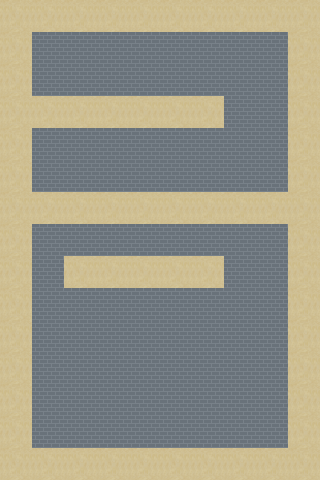

A level layout from a 2D game, rendered from its tile map. Below: a short description, then the map file with tile-grid data replaced by summaries:
An orthogonal 10x15 tile map with 32x32 px tiles, 2 tile layers (Tile Layer 1, Tile Layer 2) and 11 objects (7x wall, 2x player, 2x hole).

<map version="1.0" orientation="orthogonal" width="10" height="15" tilewidth="32" tileheight="32">
 <tileset firstgid="1" name="Afrika" tilewidth="32" tileheight="32">
  <image source="Afrika.png" width="576" height="576" />
 </tileset>
 <layer name="Tile Layer 1" width="10" height="15">
  <data>[150 cells, 150 non-empty, 1 distinct tile ids]</data>
 </layer>
 <layer name="Tile Layer 2" width="10" height="15">
  <data>[150 cells, 65 non-empty, 1 distinct tile ids]</data>
 </layer>
 <objectgroup name="Walls" width="10" height="15">
  <object type="wall" x="15" y="17" width="4" height="452" />
  <object type="wall" x="55" y="13" width="229" height="5" />
  <object type="wall" x="300" y="19" width="11" height="454" />
  <object type="wall" x="47" y="464" width="236" height="6" />
  <object type="wall" x="80" y="269" width="140" height="7" />
  <object type="wall" x="48" y="104" width="156" height="9" />
  <object type="wall" x="46" y="205" width="234" height="11" />
 </objectgroup>
 <objectgroup name="Objects" width="10" height="15">
  <object name="char3" type="player" x="166" y="330" width="19" height="19">
   <ellipse />
  </object>
  <object name="hole" type="hole" x="177" y="73">
   <polygon points="0,0 -11,13 8,13" />
  </object>
  <object name="hole" type="hole" x="80" y="232">
   <polygon points="0,0 -11,13 8,13" />
  </object>
  <object name="char3" type="player" x="72" y="135" width="19" height="19">
   <ellipse />
  </object>
 </objectgroup>
</map>
